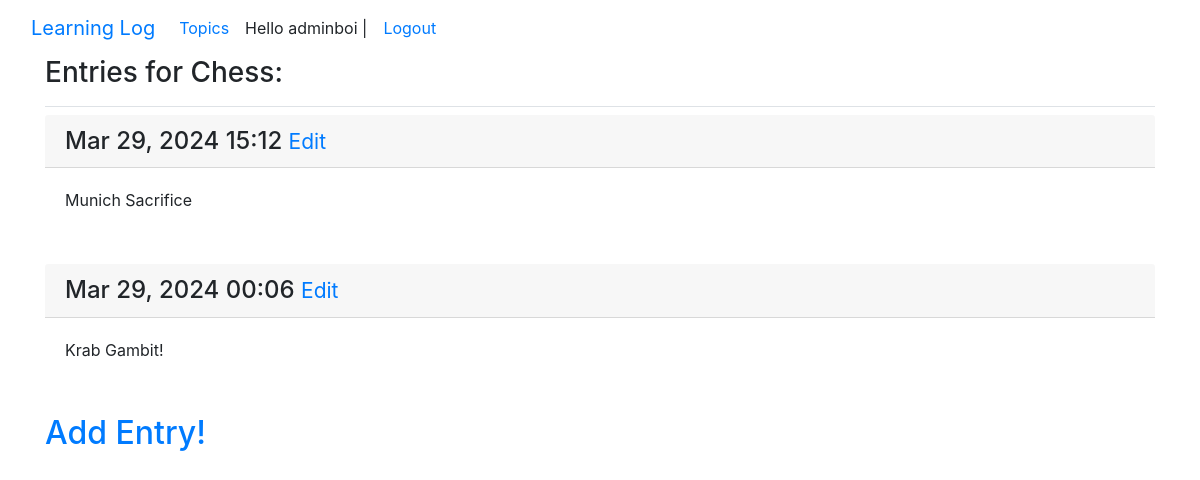
Page /topics/1/ (signed in) on the earlier database version.
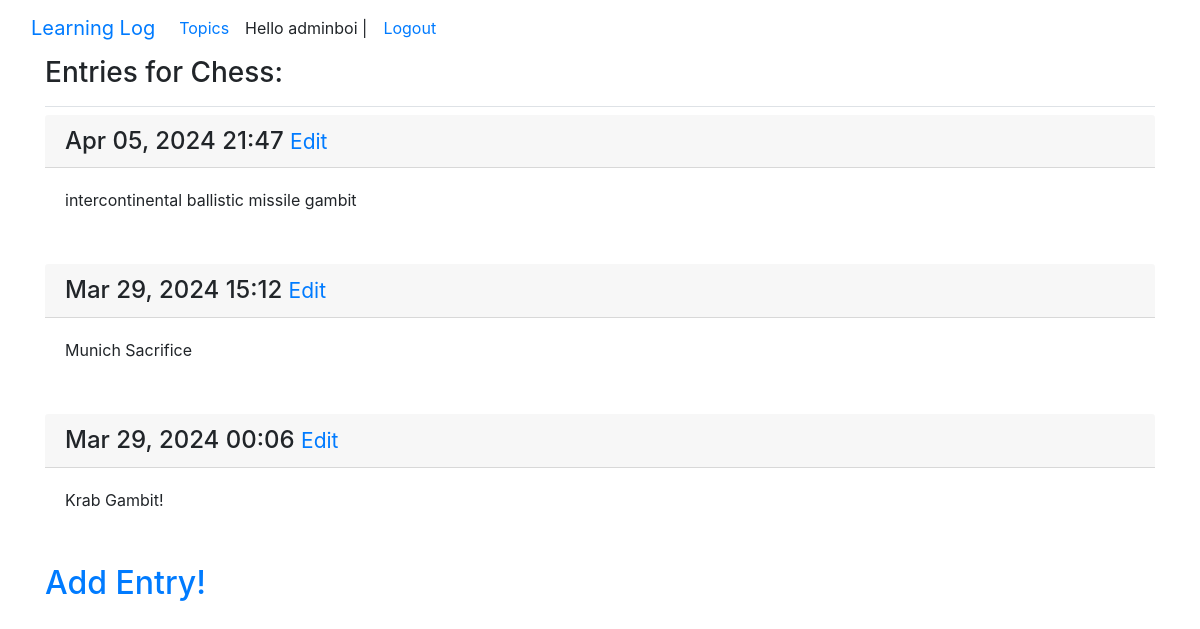
Same page on the later database version.
### test_app/models.py (models this page shows, shortened)
class Topics(models.Model):
    text = models.CharField(max_length=200)
    date_added = models.DateTimeField(auto_now_add=True)
    owner = models.ForeignKey(User, on_delete=models.CASCADE)
    def __str__(self):
        return self.text

class Entry(models.Model):
    topic = models.ForeignKey(Topics, on_delete=models.CASCADE)
    text = models.TextField()
    date_added = models.DateTimeField(auto_now_add=True)
    class Meta:
        verbose_name_plural = 'entries'

### test_app/views.py (the view)
# urls.py: path('topics/<int:topic_id>/', views.topic, name='topic'),
@login_required
def topic(request, topic_id):
    topic = Topics.objects.get(id=topic_id)
    if topic.owner != request.user:
        raise Http404
    entries = topic.entry_set.order_by('-date_added')
    context = {"topic":topic, "entries":entries}
    return render(request, "test_app/topic.html", context)

### test_app/templates/test_app/topic.html (shortened to what this page needs)
<!DOCTYPE html>
<html lang="en">
<head>
</head>
<body>
{% extends "test_app/default.html" %}
{% block page_header %}
<h3>Entries for {{ topic }}:</h3>
{% endblock page_header %}
{% block content %}
{% for entry in entries %}
<div class="class mb-3">
    <h4 class="card-header">
        {{ entry.date_added|date:'M d, Y H:i' }}
        <small>
            <a href="{% url 'test_app:edit_entry' entry.id %}">Edit</a>
        </small>
    </h4>
    <div class="card-body">
        {{ entry.text|linebreaks }}
    </div>
</div>
{% empty %}
<p>No Entries Yet!</p>
{% endfor %}
<h2>
    <a href="{% url 'test_app:new_entry' topic.id %}">Add Entry!</a>
</h2>
{% endblock content %}

### test_app/templates/test_app/default.html (shortened to what this page needs)
<!DOCTYPE html>
{% load bootstrap4 %}
<html lang="en">
<head>
    {% bootstrap_css %}
</head>
<body>
<nav class="navbar navbar-expand-lg bg-body-tertiary">
  <div class="container-fluid">
    <a class="navbar-brand" href="{% url 'test_app:index' %}">Learning Log</a>
    <div class="collapse navbar-collapse" id="navbarNav">
      <ul class="navbar-nav">
        <li class="nav-item">
          <a class="nav-link active" aria-current="page" href="{% url 'test_app:topics' %}">Topics</a>
        </li>
        {% if user.is_authenticated %}
        <li>
          <p1 class="nav-link">Hello {{ user.username }} | </p1>
        </li>
        <li class="nav-item">
          <a class="nav-link" href="{% url 'users:logout_user' %}">Logout</a>
        </li>
        {% endif %}
      </ul>
    </div>
  </div>
</nav>
<main role="main" class="container">
  <div class="pb-2 mb-2 border-bottom">
    {% block page_header%}{% endblock page_header %}
  </div>
  <div>
    {% block content %}{% endblock content %}
  </div>
</main>
</body>
</html>

Differences in the rows shown:
added Entry: date_added "Apr 05, 2024 21:47", text "intercontinental ballistic missile gambit"
